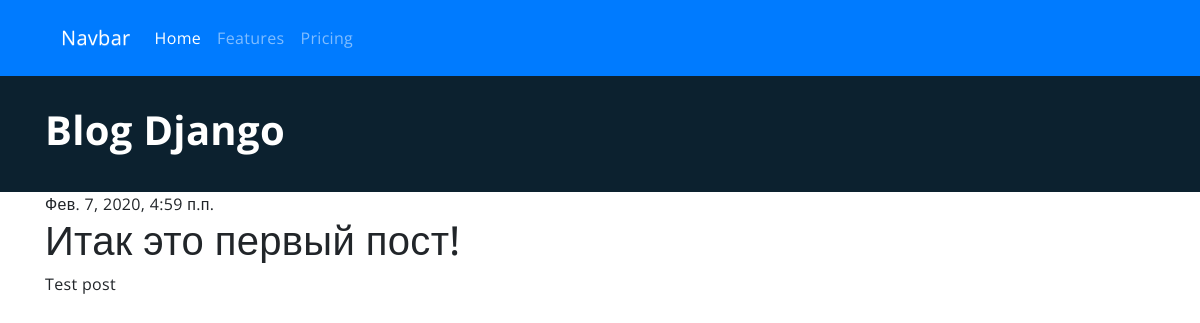
The app's page /post/1/ with its own data.
### blog/models.py (models this page shows, shortened)
class Post(models.Model):
    author = models.ForeignKey(settings.AUTH_USER_MODEL, on_delete=models.CASCADE)
    title = models.CharField(max_length=200)
    text = models.TextField()
    create_date = models.DateTimeField(default=timezone.now)
    published_date = models.DateTimeField(blank=True, null=True)

### blog/views.py (the view)
# urls.py: path('post/<int:pk>/', views.post_detail, name='post_detail'),
def post_detail(request, pk):
    post = get_object_or_404(Post, pk=pk)
    return render(request, 'blog/post_detail.html', {'post': post})

### blog/templates/blog/post_detail.html (shortened to what this page needs)
{% extends 'blog/base.html' %}
{% block content %}
<div class="post">
    {% if post.published_date %}
        <div class="post__date">
            <span>
                {{ post.published_date }}
            </span>
        </div>
        <h1>{{ post.title }}</h1>
        <p>{{ post.text|linebreaksbr }}</p>
    {% endif %}
</div>
{% endblock %}

### blog/static/css/blog_css.css (style rules this page uses)
body { font-family: 'Open Sans', sans-serif; padding: 0; margin: 0; letter-spacing: 0.02em; overflow-x: hidden; }
html { overflow-x: hidden; }
div, p, form, input, a, span, button { box-sizing: border-box; margin: 0; }

### records on screen
Post: published_date "Фев. 7, 2020, 4:59 п.п.", title "Итак это первый пост!", text "Test post"
